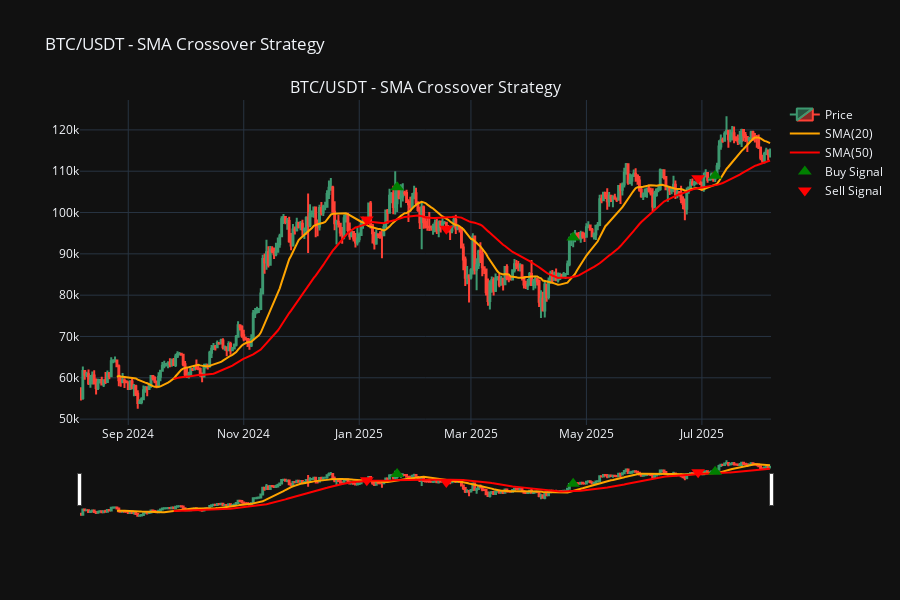

Notebook code cell kept with this figure:
### Markdown cell above
## 9. Trading Strategies

### Strategy 1: SMA Crossover
**Description**: Buy when short-term SMA crosses above long-term SMA, sell when it crosses below

**Rules**:
- **Entry**: Short SMA (e.g., 20) crosses above Long SMA (e.g., 50)
- **Exit**: Short SMA crosses below Long SMA
- **Stop Loss**: 2-3% below entry price
- **Take Profit**: 5-10% above entry price or when opposite signal occurs

### Code cell
def sma_crossover_strategy(data, short_period=20, long_period=50):
    """
    SMA Crossover Strategy
    """
    df = data.copy()
    
    # Calculate SMAs
    df['sma_short'] = IndicatorCalculator.sma(df['close'], short_period)
    df['sma_long'] = IndicatorCalculator.sma(df['close'], long_period)
    
    # Generate signals
    df['signal'] = 0
    df.loc[df['sma_short'] > df['sma_long'], 'signal'] = 1  # Long position
    df.loc[df['sma_short'] < df['sma_long'], 'signal'] = -1  # Short position
    
    # Identify crossovers
    df['crossover'] = ((df['sma_short'] > df['sma_long']) & 
                       (df['sma_short'].shift(1) <= df['sma_long'].shift(1)))
    df['crossunder'] = ((df['sma_short'] < df['sma_long']) & 
                        (df['sma_short'].shift(1) >= df['sma_long'].shift(1)))
    
    return df

# Apply strategy
df_signals = sma_crossover_strategy(df_manual)

# Plot signals
fig = make_subplots(
    rows=1, cols=1,
    subplot_titles=(f'{pair} - SMA Crossover Strategy',),
    vertical_spacing=0.1
)

# Price chart
fig.add_trace(
    go.Candlestick(
        x=df_signals.index,
        open=df_signals['open'],
        high=df_signals['high'],
        low=df_signals['low'],
        close=df_signals['close'],
        name='Price'
    ),
    row=1, col=1
)

# SMA lines
fig.add_trace(
    go.Scatter(
        x=df_signals.index,
        y=df_signals['sma_short'],
        mode='lines',
        name=f'SMA({20})',
        line=dict(color='orange', width=2)
    ),
    row=1, col=1
)

fig.add_trace(
    go.Scatter(
        x=df_signals.index,
        y=df_signals['sma_long'],
        mode='lines',
        name=f'SMA({50})',
        line=dict(color='red', width=2)
    ),
    row=1, col=1
)

# Buy signals
buy_signals = df_signals[df_signals['crossover']]
fig.add_trace(
    go.Scatter(
        x=buy_signals.index,
        y=buy_signals['close'],
        mode='markers',
        marker=dict(symbol='triangle-up', size=12, color='green'),
        name='Buy Signal'
    ),
    row=1, col=1
)

# Sell signals
sell_signals = df_signals[df_signals['crossunder']]
fig.add_trace(
    go.Scatter(
        x=sell_signals.index,
        y=sell_signals['close'],
        mode='markers',
        marker=dict(symbol='triangle-down', size=12, color='red'),
        name='Sell Signal'
    ),
    row=1, col=1
)

fig.update_layout(
    title=f'{pair} - SMA Crossover Strategy',
    template='plotly_dark',
    height=600
)

fig.show()

print(f"Total buy signals: {len(buy_signals)}")
print(f"Total sell signals: {len(sell_signals)}")
print(f"\nRecent signals:")
recent_signals = df_signals[df_signals['crossover'] | df_signals['crossunder']].tail(10)
display(recent_signals[['close', 'sma_short', 'sma_long', 'crossover', 'crossunder']])

### Figure 1 — Plotly figure (JSON) as saved in the notebook; plotly's stock layout.template omitted (floating-point values rounded to 4 significant figures; data arrays with more than 128 entries replaced by an {"elided": "..."} marker saying what was removed)
{"data": [{"close": {"elided": "365 float values"}, "high": {"elided": "365 float values"}, "low": {"elided": "365 float values"}, "name": "Price", "open": {"elided": "365 float values"}, "type": "candlestick", "x": {"elided": "365 str values"}, "xaxis": "x", "yaxis": "y"}, {"line": {"color": "orange", "width": 2}, "mode": "lines", "name": "SMA(20)", "type": "scatter", "x": {"elided": "365 str values"}, "xaxis": "x", "y": {"elided": "365 float values"}, "yaxis": "y"}, {"line": {"color": "red", "width": 2}, "mode": "lines", "name": "SMA(50)", "type": "scatter", "x": {"elided": "365 str values"}, "xaxis": "x", "y": {"elided": "365 float values"}, "yaxis": "y"}, {"marker": {"color": "green", "size": 12, "symbol": "triangle-up"}, "mode": "markers", "name": "Buy Signal", "type": "scatter", "x": ["2025-01-21T00:00:00", "2025-04-24T00:00:00", "2025-07-08T00:00:00"], "xaxis": "x", "y": [106100.0, 93930.0, 108900.0], "yaxis": "y"}, {"marker": {"color": "red", "size": 12, "symbol": "triangle-down"}, "mode": "markers", "name": "Sell Signal", "type": "scatter", "x": ["2025-01-05T00:00:00", "2025-02-16T00:00:00", "2025-06-29T00:00:00"], "xaxis": "x", "y": [98340.0, 96070.0, 108300.0], "yaxis": "y"}], "layout": {"annotations": [{"font": {"size": 16}, "showarrow": false, "text": "BTC/USDT - SMA Crossover Strategy", "x": 0.5, "xanchor": "center", "xref": "paper", "y": 1, "yanchor": "bottom", "yref": "paper"}], "height": 600, "title": {"text": "BTC/USDT - SMA Crossover Strategy"}, "xaxis": {"anchor": "y", "domain": [0, 1]}, "yaxis": {"anchor": "x", "domain": [0, 1]}}}
